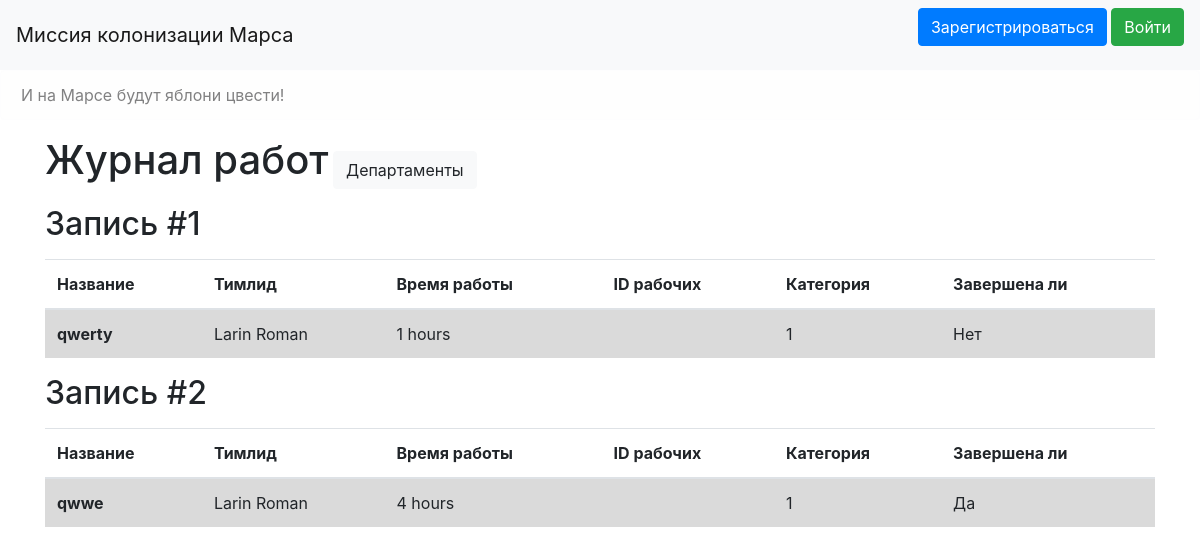
The page /works_journal on the database as committed earlier.
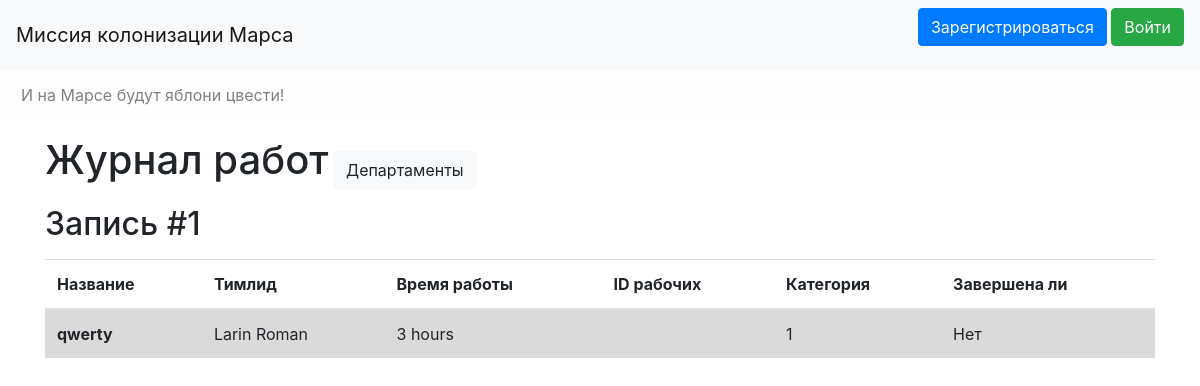
The same page on the database as committed later.
### data/jobs.py (models this page shows, shortened)
class Jobs(SqlAlchemyBase, SerializerMixin):
    __tablename__ = 'jobs'
    id = sqlalchemy.Column(sqlalchemy.Integer,
                           primary_key=True, autoincrement=True)
    creator = sqlalchemy.Column(sqlalchemy.Integer, sqlalchemy.ForeignKey("users.id"))
    creator_ = orm.relation("User", foreign_keys=[creator])
    team_leader = sqlalchemy.Column(sqlalchemy.Integer, sqlalchemy.ForeignKey("users.id"))
    teamlead = orm.relation("User", foreign_keys=[team_leader])
    job = sqlalchemy.Column(sqlalchemy.String, nullable=False)
    work_size = sqlalchemy.Column(sqlalchemy.Integer, nullable=True)
    collaborators = sqlalchemy.Column(sqlalchemy.String, nullable=True)
    start_date = sqlalchemy.Column(sqlalchemy.DateTime, default=datetime.datetime.now)
    end_date = sqlalchemy.Column(sqlalchemy.DateTime, nullable=True)
    category = orm.relation('Category', secondary='association', backref='jobs', lazy='dynamic')
    is_finished = sqlalchemy.Column(sqlalchemy.Boolean, default=False)
    def get_category(self):
        try:
            return self.category[-1].id
        except IndexError:
            return '?'

### data/users.py (models this page shows, shortened)
class User(SqlAlchemyBase, UserMixin, SerializerMixin):
    __tablename__ = 'users'
    id = sqlalchemy.Column(sqlalchemy.Integer,
                           primary_key=True, autoincrement=True)
    login = sqlalchemy.Column(sqlalchemy.String,
                              index=True, unique=True, nullable=True)
    password = sqlalchemy.Column(sqlalchemy.String, nullable=False)
    surname = sqlalchemy.Column(sqlalchemy.String, nullable=True)
    name = sqlalchemy.Column(sqlalchemy.String, nullable=True)
    age = sqlalchemy.Column(sqlalchemy.Integer, nullable=True)
    position = sqlalchemy.Column(sqlalchemy.String, nullable=True)
    speciality = sqlalchemy.Column(sqlalchemy.String, nullable=True)
    address = sqlalchemy.Column(sqlalchemy.String, nullable=True)
    created_date = sqlalchemy.Column(sqlalchemy.DateTime,
                                     default=datetime.datetime.now)

### data/categories.py (models this page shows)
class Category(SqlAlchemyBase, SerializerMixin):
    __tablename__ = 'categories'
    id = sqlalchemy.Column(sqlalchemy.Integer, primary_key=True,
                           autoincrement=True)
    name = sqlalchemy.Column(sqlalchemy.String, nullable=False)
    job = orm.relation('Jobs', secondary='association', backref='categories', lazy='dynamic')

### main.py (the view)
@app.route('/')
@app.route('/works_journal')
def works_journal():
    ses = db_session.create_session()
    return render_template('works_journal.html', works=ses.query(Jobs), current_user=current_user)

### data/db_session.py (called while the page is built)
def create_session() -> Session:
    global __factory
    return __factory()

### templates/works_journal.html (shortened to what this page needs)
{% extends "base.html" %}
{% block content %}
<p>
    <a class="h1">Журнал работ</a>
    <a class="btn btn-light" href="/departments">Департаменты</a>
</p>
{% for work in works %}
    <p>
        <a class="h2">Запись #{{loop.index}}</a>
    </p>
    <table class="table">
    <thead>
      <tr>
        <th scope="col">Название</th>
        <th scope="col">Тимлид</th>
        <th scope="col">Время работы</th>
        <th scope="col">ID рабочих</th>
        <th scope="col">Категория</th>
        <th scope="col">Завершена ли</th>
      </tr>
    </thead>
    <tbody>
      <tr class="table-active">
        <th scope="row">{{work.job}}</th>
          <td>{{work.teamlead.surname}} {{work.teamlead.name}}</td>
          <td>{{work.work_size}} hours</td>
          <td>{{work.collaborators}}</td>
          <td>{{work.get_category()}}</td>
          {% if work.is_finished %}
            <td>Да</td>
          {% else %}
            <td>Нет</td>
          {% endif %}
      </tr>
    </tbody>
  </table>
{% endfor %}
{% endblock %}

### templates/base.html (shortened to what this page needs)
<!doctype html>
<html lang="ru">
<head>
    <link rel="stylesheet"
          href="https://stackpath.bootstrapcdn.com/bootstrap/4.4.1/css/bootstrap.min.css"
>
</head>
<body>
<header>
    <nav class="navbar navbar-light bg-light">
        <a class="navbar-brand" href="#">Миссия колонизации Марса</a>
        {% if current_user.is_authenticated %}
            <p>
                <a class="navbar-brand" href="#">{{ current_user.name }} {{ current_user.surname }}</a>
                <a class="btn btn-danger" href="/logout">Выйти</a>
            </p>
        {% else %}
            <p>
                <a class="btn btn-primary " href="/register">Зарегистрироваться</a>
                <a class="btn btn-success" href="/login">Войти</a>
            </p>
        {% endif %}
    </nav>
    <div class="alert alert-light" role="alert">И на Марсе будут яблони цвести!</div>
</header>
<main role="main" class="container">
    {% block content %}{% endblock %}
</main>
</body>
</html>

Rows that differ between the two databases and show on the page:
removed Jobs: job "qwwe", teamlead.surname "Larin", teamlead.name "Roman", work_size "4", get_category "1", is_finished "Да"
changed Jobs "qwerty": work_size "1" → "3"
